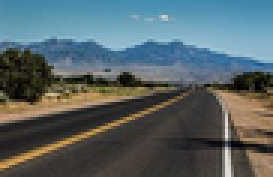
%> input picture 1/I3DCV_3542588_Exercise_2/image.png, 91 x 59 px, shrunk from 259 x 169 before the run (shown 3 times larger)
$ octave --eval "A3_exercises;"   (GNU Octave 9; MATLAB toolbox functions it lacks are replaced by stand-ins)
%> lines starting %> are read from the running program, lines starting %| are printed output that depends on the picture
function A3_exercises

  % Exercise (i): Function supressing non-maximas
  function new_image = supress_non_maxima( img, size_neighbourhood )

    new_image = zeros(size(img));
    img_rows = size(img)(1);
    img_cols = size(img)(2);

    %Assuming an odd neighbourhood
    neighbourhood_radius_rows = (size_neighbourhood(1) - 1)/2;
    neighbourhood_radius_cols = (size_neighbourhood(2) - 1)/2;

    extended_img = zeros(img_rows+2*neighbourhood_radius_rows,img_cols+2*neighbourhood_radius_cols);
    start_index_rows = neighbourhood_radius_rows+1;
    start_index_cols = neighbourhood_radius_cols+1;
    end_index_rows = (neighbourhood_radius_rows+img_rows);
    end_index_cols = (neighbourhood_radius_cols+img_cols);
    extended_img(start_index_rows:end_index_rows,start_index_cols:end_index_cols) = img;

    % Based on the definition of the exercise sheet
    for i = start_index_rows:end_index_rows
      for j = start_index_cols:end_index_cols

        % Lets reset the neighbourhood to an empty vector
        neighbouring_values = [];
        % Get each value within the neighbourhood into a vector
        for x = -neighbourhood_radius_rows:neighbourhood_radius_rows
          % Add this values to the neighbourhood (Directly take the part of the row we need)
          neighbouring_values = [neighbouring_values, extended_img(i+x,(j-neighbourhood_radius_cols):(j+neighbourhood_radius_cols)) ];
        endfor

        % Set value to zero if its not the highest
        % According to the formular in the exercise sheet,
        sorted_neighbourhood = sort(neighbouring_values, "descend");
        %Now if the own value is higher than all others, let it pass
        if ((extended_img(i,j) == sorted_neighbourhood(1)) && (sorted_neighbourhood(1) > sorted_neighbourhood(2)))
            new_image(i,j) = extended_img(i,j);
        endif %else keep it 0

      endfor
    endfor

  endfunction

  % Exercise (ii)

  % "1. Load your image of choise and convert it into greyscale."
  colored_img = imread('image.png');
%> colored_img is the input picture: size 59x91x3 uint8; mean R, G, B 86.8, 100.4, 103.7
  grey_img = rgb2gray(colored_img);
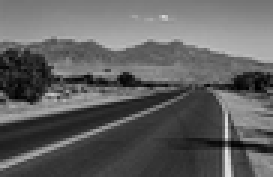
%> grey_img: size 59x91 uint8 (shown 3 times larger); min 0, max 227, mean 96.7

  % "2. Convolve the image with a kernel of your choise to extract edges
  % Choice: Scharr Operator (slides Lecture 3), because it's simple but
  % good enough for our task
  G_x = conv2(grey_img,[ 3,0,-3; 10,0,-10; 3,0,-3]/16,"same");
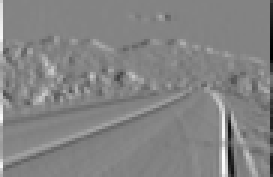
%> G_x: size 59x91 double (shown 3 times larger); min -175.5, max 164.1, mean 0.3; drawn with min black and max white
  G_y = conv2(grey_img,[ 3,10,3; 0,0,0; -3,-10,-3]/16,"same");
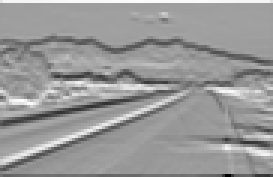
%> G_y: size 59x91 double (shown 3 times larger); min -200.6, max 131.8, mean -0.9; drawn with min black and max white
  %G_x = conv2(grey_img,[ 1,0,-1; 1,0,-1; 1,0,-1]/6,"same");
  %G_y = conv2(grey_img,[ 1,1,1; 0,0,0; -1,-1,-1]/6,"same");
  result_1 = uint8(sqrt( G_x.*G_x + G_y.*G_y ));
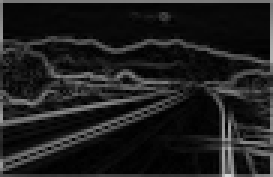
%> result_1: size 59x91 uint8 (shown 3 times larger); min 0, max 215, mean 30.6

  % "3. Perform non-maximum suppression of the results
  result_2 = uint8(supress_non_maxima(result_1,[3 3]));
%> in supress_non_maxima, `extended_img(start_index_rows:end_index_rows,start_index_cols:end_inde..`:
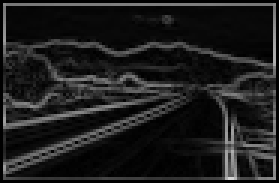
%> extended_img: size 61x93 double (shown 3 times larger); min 0, max 215, mean 29
%> after the loop in supress_non_maxima, `for i = start_index_rows:end_index_rows`:
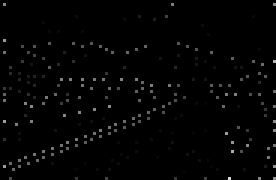
%> new_image: size 60x92 double (shown 3 times larger); min 0, max 215, mean 3.2

  % "4. Plot [everything]
  figure(1)
  subplot(2,2,1);
  imshow(grey_img);

  subplot(2,2,2);
  imshow(result_1);

  subplot(2,2,3);
  imshow(result_2);
  % The non-maxima suppression is intended to reduce edges to a single line, but
  % the edge detection produces no big lines, so the the suppression "fails"
  % This is independend from the images. Are we supposed to produce thick lines
  % with our edge detection?

  print('A3_results.png');

endfunction
